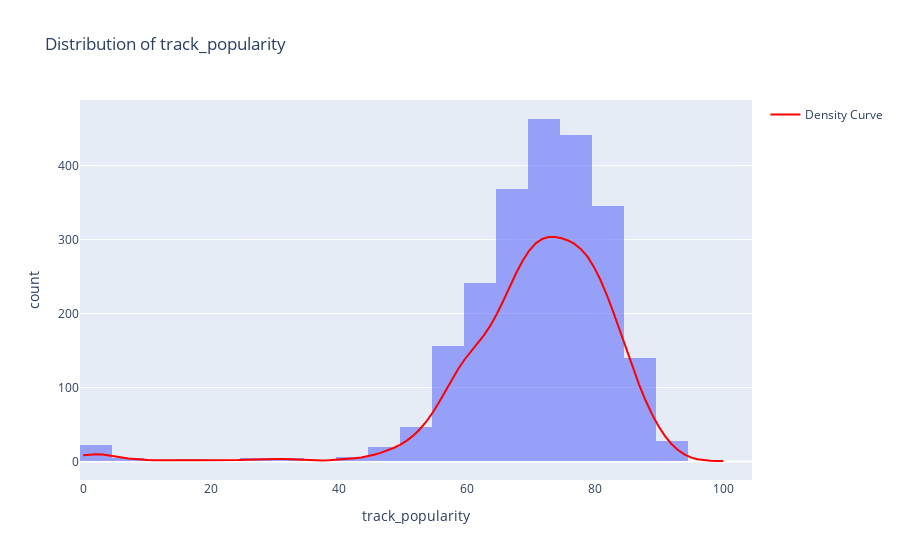
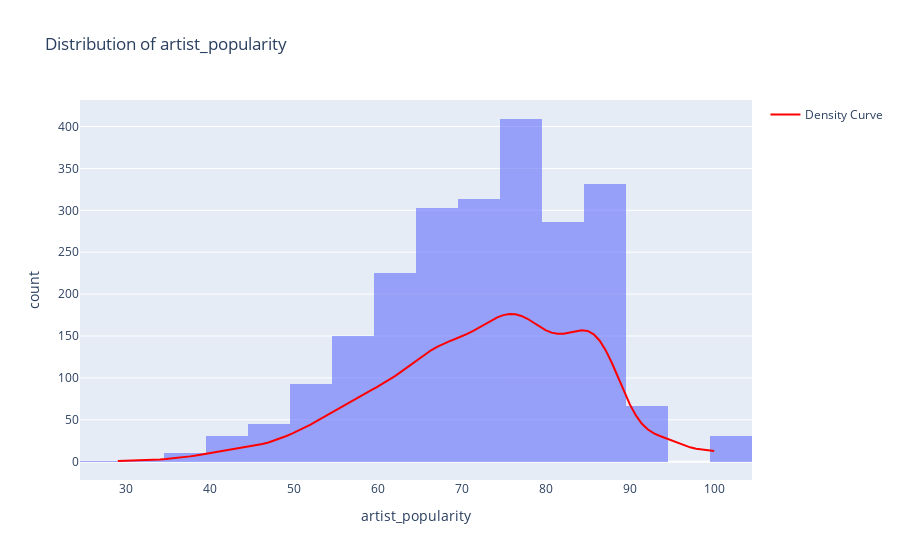
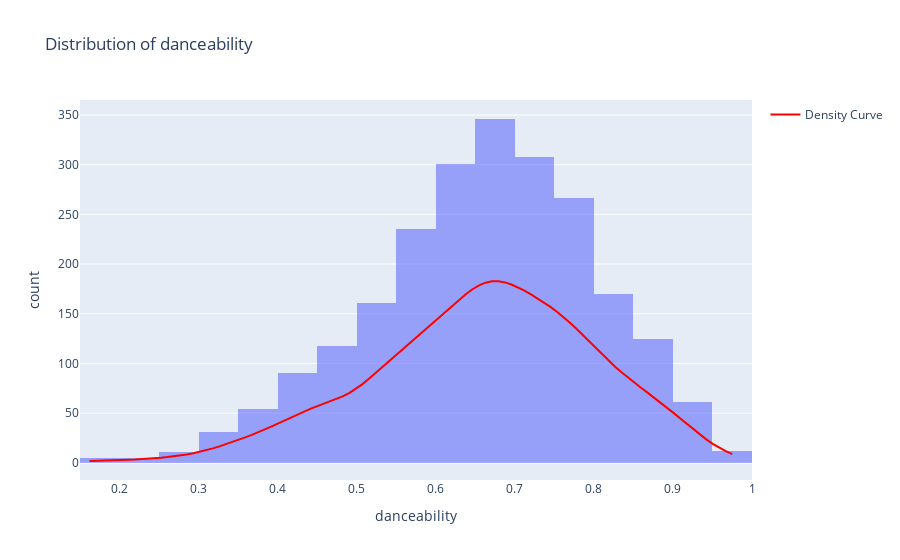
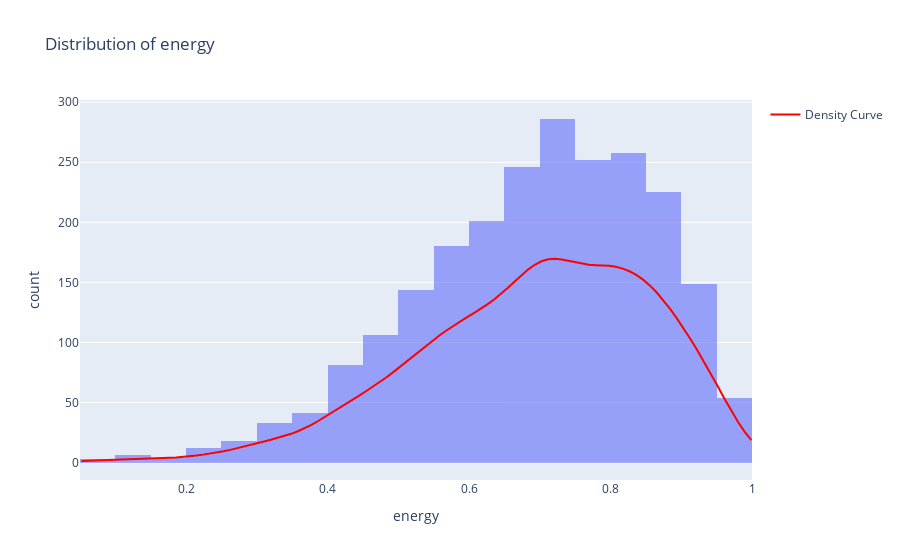

Write notebook code for charts like these, in order.
### Code cell
import matplotlib.pyplot as plt
import seaborn as sns
import plotly_express as px
import plotly.graph_objects as go
from scipy.stats import gaussian_kde

columns_to_plot = [
    'track_popularity', 'artist_popularity', 'danceability', 'energy', 'key', 
    'loudness', 'speechiness', 'acousticness', 'instrumentalness', 
    'liveness', 'valence', 'tempo', 'duration_ms'
]

# Loop through each column and plot
for col in columns_to_plot:
    # Compute histogram data
    hist_values, bin_edges = np.histogram(df[col], bins=30)

    # Compute KDE for smooth density line
    kde = gaussian_kde(df[col])
    x_vals = np.linspace(df[col].min(), df[col].max(), 100)

    # Scale KDE to match the histogram's max frequency
    y_vals = kde(x_vals) * len(df[col]) * (bin_edges[1] - bin_edges[0])

    # Create histogram
    fig = px.histogram(df, x=col, nbins=30, opacity=0.6, title=f'Distribution of {col}',
                       labels={col: col}, histnorm=None)

    # Add KDE line scaled to match frequency
    fig.add_trace(go.Scatter(
        x=x_vals, 
        y=y_vals, 
        mode='lines', 
        line=dict(color='red', width=2),
        name='Density Curve'
    ))

    # Show the figure
    fig.show()

### Figure 1 — Plotly figure (JSON) as saved in the notebook; plotly's stock layout.template omitted (floating-point values rounded to 4 significant figures; data arrays with more than 128 entries replaced by an {"elided": "..."} marker saying what was removed)
{"data": [{"alignmentgroup": "True", "bingroup": "x", "hovertemplate": "track_popularity=%{x}<br>count=%{y}<extra></extra>", "legendgroup": "", "marker": {"color": "#636efa", "opacity": 0.6, "pattern": {"shape": ""}}, "name": "", "nbinsx": 30, "offsetgroup": "", "orientation": "v", "showlegend": false, "type": "histogram", "x": {"elided": "2299 int values"}, "xaxis": "x", "yaxis": "y"}, {"line": {"color": "red", "width": 2}, "mode": "lines", "name": "Density Curve", "type": "scatter", "x": [0, 1.01, 2.02, 3.03, 4.04, 5.051, 6.061, 7.071, 8.081, 9.091, 10.1, 11.11, 12.12, 13.13, 14.14, 15.15, 16.16, 17.17, 18.18, 19.19, 20.2, 21.21, 22.22, 23.23, 24.24, 25.25, 26.26, 27.27, 28.28, 29.29, 30.3, 31.31, 32.32, 33.33, 34.34, 35.35, 36.36, 37.37, 38.38, 39.39, 40.4, 41.41, 42.42, 43.43, 44.44, 45.45, 46.46, 47.47, 48.48, 49.49, 50.51, 51.52, 52.53, 53.54, 54.55, 55.56, 56.57, 57.58, 58.59, 59.6, 60.61, 61.62, 62.63, 63.64, 64.65, 65.66, 66.67, 67.68, 68.69, 69.7, 70.71, 71.72, 72.73, 73.74, 74.75, 75.76, 76.77, 77.78, 78.79, 79.8, 80.81, 81.82, 82.83, 83.84, 84.85, 85.86, 86.87, 87.88, 88.89, 89.9, 90.91, 91.92, 92.93, 93.94, 94.95, 95.96, 96.97, 97.98, 98.99, 100], "y": [8.305, 9.463, 9.842, 9.432, 8.389, 6.972, 5.462, 4.104, 3.05, 2.344, 1.927, 1.689, 1.533, 1.417, 1.357, 1.38, 1.473, 1.571, 1.601, 1.54, 1.437, 1.374, 1.416, 1.582, 1.86, 2.233, 2.669, 3.101, 3.425, 3.552, 3.45, 3.153, 2.732, 2.257, 1.795, 1.422, 1.217, 1.233, 1.478, 1.92, 2.518, 3.259, 4.181, 5.374, 6.951, 8.998, 11.54, 14.58, 18.17, 22.49, 27.84, 34.52, 42.82, 53.0, 65.22, 79.38, 94.83, 110.5, 125.0, 137.8, 149.0, 159.5, 170.8, 184.0, 199.7, 217.6, 236.6, 255.1, 271.7, 285.1, 294.9, 300.8, 303.4, 303.4, 301.7, 298.8, 294.1, 287.1, 276.8, 263.0, 245.6, 225.0, 201.8, 177.0, 151.6, 126.9, 103.6, 82.34, 63.57, 47.51, 34.21, 23.59, 15.45, 9.519, 5.492, 2.992, 1.612, 0.9574, 0.6942, 0.5841]}], "layout": {"barmode": "relative", "legend": {"tracegroupgap": 0}, "title": {"text": "Distribution of track_popularity"}, "xaxis": {"anchor": "y", "domain": [0, 1], "title": {"text": "track_popularity"}}, "yaxis": {"anchor": "x", "domain": [0, 1], "title": {"text": "count"}}}}

### Figure 2 — Plotly figure (JSON) as saved in the notebook; plotly's stock layout.template omitted (floating-point values rounded to 4 significant figures; data arrays with more than 128 entries replaced by an {"elided": "..."} marker saying what was removed)
{"data": [{"alignmentgroup": "True", "bingroup": "x", "hovertemplate": "artist_popularity=%{x}<br>count=%{y}<extra></extra>", "legendgroup": "", "marker": {"color": "#636efa", "opacity": 0.6, "pattern": {"shape": ""}}, "name": "", "nbinsx": 30, "offsetgroup": "", "orientation": "v", "showlegend": false, "type": "histogram", "x": {"elided": "2299 int values"}, "xaxis": "x", "yaxis": "y"}, {"line": {"color": "red", "width": 2}, "mode": "lines", "name": "Density Curve", "type": "scatter", "x": [29, 29.72, 30.43, 31.15, 31.87, 32.59, 33.3, 34.02, 34.74, 35.45, 36.17, 36.89, 37.61, 38.32, 39.04, 39.76, 40.47, 41.19, 41.91, 42.63, 43.34, 44.06, 44.78, 45.49, 46.21, 46.93, 47.65, 48.36, 49.08, 49.8, 50.52, 51.23, 51.95, 52.67, 53.38, 54.1, 54.82, 55.54, 56.25, 56.97, 57.69, 58.4, 59.12, 59.84, 60.56, 61.27, 61.99, 62.71, 63.42, 64.14, 64.86, 65.58, 66.29, 67.01, 67.73, 68.44, 69.16, 69.88, 70.6, 71.31, 72.03, 72.75, 73.46, 74.18, 74.9, 75.62, 76.33, 77.05, 77.77, 78.48, 79.2, 79.92, 80.64, 81.35, 82.07, 82.79, 83.51, 84.22, 84.94, 85.66, 86.37, 87.09, 87.81, 88.53, 89.24, 89.96, 90.68, 91.39, 92.11, 92.83, 93.55, 94.26, 94.98, 95.7, 96.41, 97.13, 97.85, 98.57, 99.28, 100], "y": [0.7661, 0.9098, 1.069, 1.258, 1.496, 1.797, 2.171, 2.622, 3.152, 3.768, 4.484, 5.317, 6.279, 7.368, 8.561, 9.819, 11.09, 12.33, 13.51, 14.62, 15.69, 16.78, 17.97, 19.34, 20.98, 22.92, 25.19, 27.77, 30.6, 33.68, 36.98, 40.51, 44.28, 48.27, 52.42, 56.65, 60.89, 65.07, 69.16, 73.17, 77.1, 81.01, 84.93, 88.93, 93.08, 97.47, 102.1, 107.1, 112.4, 117.7, 123.1, 128.2, 132.9, 137.0, 140.6, 143.6, 146.4, 149.3, 152.4, 156.1, 160.2, 164.5, 168.7, 172.3, 174.9, 176.2, 175.9, 173.9, 170.5, 166.1, 161.4, 157.1, 154.0, 152.5, 152.7, 154.1, 155.9, 156.9, 156.0, 152.0, 144.3, 132.8, 118.0, 101.2, 84.1, 68.31, 55.14, 45.2, 38.32, 33.78, 30.57, 27.82, 25.02, 22.12, 19.37, 17.09, 15.46, 14.41, 13.64, 12.8]}], "layout": {"barmode": "relative", "legend": {"tracegroupgap": 0}, "title": {"text": "Distribution of artist_popularity"}, "xaxis": {"anchor": "y", "domain": [0, 1], "title": {"text": "artist_popularity"}}, "yaxis": {"anchor": "x", "domain": [0, 1], "title": {"text": "count"}}}}

### Figure 3 — Plotly figure (JSON) as saved in the notebook; plotly's stock layout.template omitted (floating-point values rounded to 4 significant figures; data arrays with more than 128 entries replaced by an {"elided": "..."} marker saying what was removed)
{"data": [{"alignmentgroup": "True", "bingroup": "x", "hovertemplate": "danceability=%{x}<br>count=%{y}<extra></extra>", "legendgroup": "", "marker": {"color": "#636efa", "opacity": 0.6, "pattern": {"shape": ""}}, "name": "", "nbinsx": 30, "offsetgroup": "", "orientation": "v", "showlegend": false, "type": "histogram", "x": {"elided": "2299 float values"}, "xaxis": "x", "yaxis": "y"}, {"line": {"color": "red", "width": 2}, "mode": "lines", "name": "Density Curve", "type": "scatter", "x": [0.162, 0.1702, 0.1784, 0.1866, 0.1948, 0.2031, 0.2113, 0.2195, 0.2277, 0.2359, 0.2441, 0.2523, 0.2605, 0.2688, 0.277, 0.2852, 0.2934, 0.3016, 0.3098, 0.318, 0.3262, 0.3345, 0.3427, 0.3509, 0.3591, 0.3673, 0.3755, 0.3837, 0.3919, 0.4002, 0.4084, 0.4166, 0.4248, 0.433, 0.4412, 0.4494, 0.4576, 0.4658, 0.4741, 0.4823, 0.4905, 0.4987, 0.5069, 0.5151, 0.5233, 0.5315, 0.5398, 0.548, 0.5562, 0.5644, 0.5726, 0.5808, 0.589, 0.5972, 0.6055, 0.6137, 0.6219, 0.6301, 0.6383, 0.6465, 0.6547, 0.6629, 0.6712, 0.6794, 0.6876, 0.6958, 0.704, 0.7122, 0.7204, 0.7286, 0.7368, 0.7451, 0.7533, 0.7615, 0.7697, 0.7779, 0.7861, 0.7943, 0.8025, 0.8108, 0.819, 0.8272, 0.8354, 0.8436, 0.8518, 0.86, 0.8682, 0.8765, 0.8847, 0.8929, 0.9011, 0.9093, 0.9175, 0.9257, 0.9339, 0.9422, 0.9504, 0.9586, 0.9668, 0.975], "y": [1.746, 2.078, 2.366, 2.597, 2.774, 2.921, 3.07, 3.264, 3.538, 3.914, 4.401, 4.992, 5.677, 6.454, 7.338, 8.362, 9.567, 10.98, 12.63, 14.48, 16.5, 18.64, 20.88, 23.19, 25.58, 28.06, 30.67, 33.41, 36.3, 39.32, 42.45, 45.59, 48.68, 51.59, 54.29, 56.75, 59.05, 61.35, 63.84, 66.72, 70.15, 74.21, 78.93, 84.2, 89.91, 95.86, 101.9, 107.8, 113.6, 119.3, 124.8, 130.2, 135.7, 141.2, 146.9, 152.7, 158.6, 164.4, 169.9, 174.7, 178.5, 181.2, 182.6, 182.7, 181.5, 179.4, 176.5, 173.2, 169.5, 165.6, 161.4, 156.8, 152.0, 146.7, 141.0, 134.9, 128.6, 122.0, 115.3, 108.8, 102.5, 96.46, 90.79, 85.41, 80.27, 75.27, 70.35, 65.42, 60.41, 55.25, 49.94, 44.5, 39.01, 33.61, 28.4, 23.52, 19.06, 15.08, 11.61, 8.671]}], "layout": {"barmode": "relative", "legend": {"tracegroupgap": 0}, "title": {"text": "Distribution of danceability"}, "xaxis": {"anchor": "y", "domain": [0, 1], "title": {"text": "danceability"}}, "yaxis": {"anchor": "x", "domain": [0, 1], "title": {"text": "count"}}}}

### Figure 4 — Plotly figure (JSON) as saved in the notebook; plotly's stock layout.template omitted (floating-point values rounded to 4 significant figures; data arrays with more than 128 entries replaced by an {"elided": "..."} marker saying what was removed)
{"data": [{"alignmentgroup": "True", "bingroup": "x", "hovertemplate": "energy=%{x}<br>count=%{y}<extra></extra>", "legendgroup": "", "marker": {"color": "#636efa", "opacity": 0.6, "pattern": {"shape": ""}}, "name": "", "nbinsx": 30, "offsetgroup": "", "orientation": "v", "showlegend": false, "type": "histogram", "x": {"elided": "2299 float values"}, "xaxis": "x", "yaxis": "y"}, {"line": {"color": "red", "width": 2}, "mode": "lines", "name": "Density Curve", "type": "scatter", "x": [0.0519, 0.06147, 0.07103, 0.0806, 0.09017, 0.09973, 0.1093, 0.1189, 0.1284, 0.138, 0.1476, 0.1571, 0.1667, 0.1763, 0.1858, 0.1954, 0.205, 0.2145, 0.2241, 0.2337, 0.2432, 0.2528, 0.2624, 0.2719, 0.2815, 0.2911, 0.3006, 0.3102, 0.3198, 0.3293, 0.3389, 0.3485, 0.358, 0.3676, 0.3772, 0.3867, 0.3963, 0.4059, 0.4154, 0.425, 0.4346, 0.4441, 0.4537, 0.4633, 0.4728, 0.4824, 0.492, 0.5015, 0.5111, 0.5207, 0.5302, 0.5398, 0.5494, 0.5589, 0.5685, 0.5781, 0.5876, 0.5972, 0.6068, 0.6163, 0.6259, 0.6355, 0.645, 0.6546, 0.6642, 0.6737, 0.6833, 0.6929, 0.7024, 0.712, 0.7216, 0.7311, 0.7407, 0.7503, 0.7598, 0.7694, 0.779, 0.7885, 0.7981, 0.8077, 0.8172, 0.8268, 0.8364, 0.8459, 0.8555, 0.8651, 0.8746, 0.8842, 0.8938, 0.9033, 0.9129, 0.9225, 0.932, 0.9416, 0.9512, 0.9607, 0.9703, 0.9799, 0.9894, 0.999], "y": [1.317, 1.476, 1.629, 1.799, 2.006, 2.255, 2.535, 2.821, 3.081, 3.295, 3.462, 3.602, 3.756, 3.967, 4.273, 4.695, 5.233, 5.878, 6.618, 7.448, 8.378, 9.421, 10.59, 11.88, 13.27, 14.72, 16.17, 17.61, 19.05, 20.52, 22.12, 23.94, 26.07, 28.57, 31.44, 34.61, 38.0, 41.51, 45.07, 48.6, 52.11, 55.61, 59.14, 62.78, 66.59, 70.62, 74.88, 79.36, 83.98, 88.63, 93.24, 97.73, 102.1, 106.2, 110.2, 114.0, 117.6, 121.0, 124.4, 127.9, 131.7, 135.8, 140.3, 145.3, 150.6, 155.8, 160.7, 164.7, 167.6, 169.2, 169.6, 169.0, 167.8, 166.5, 165.4, 164.7, 164.3, 164.1, 163.8, 162.9, 161.5, 159.3, 156.2, 152.3, 147.5, 141.8, 135.2, 127.9, 120.0, 111.7, 102.9, 93.76, 84.18, 74.19, 63.91, 53.58, 43.54, 34.16, 25.8, 18.69]}], "layout": {"barmode": "relative", "legend": {"tracegroupgap": 0}, "title": {"text": "Distribution of energy"}, "xaxis": {"anchor": "y", "domain": [0, 1], "title": {"text": "energy"}}, "yaxis": {"anchor": "x", "domain": [0, 1], "title": {"text": "count"}}}}
